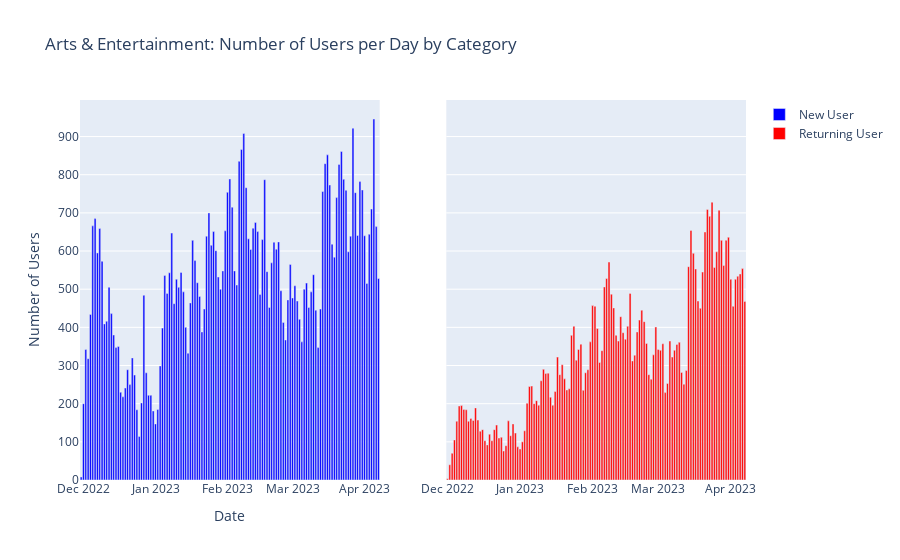
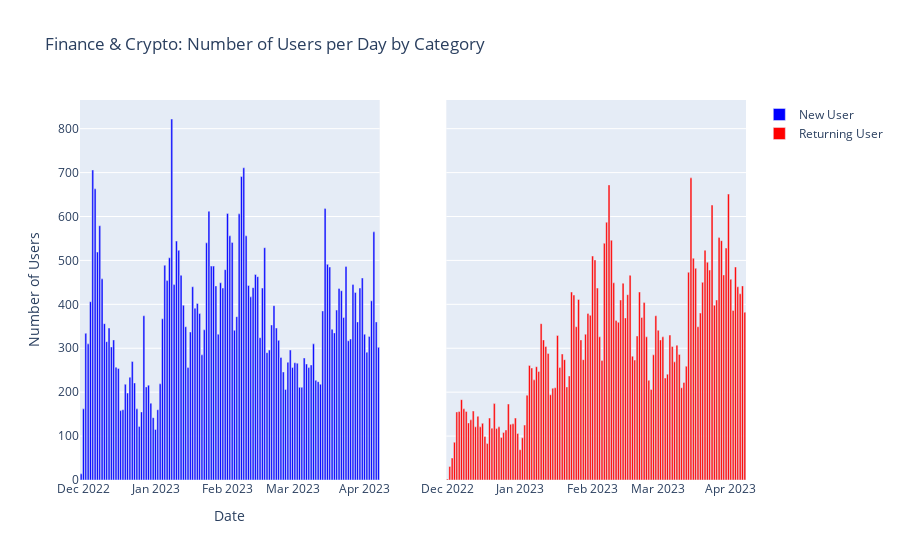
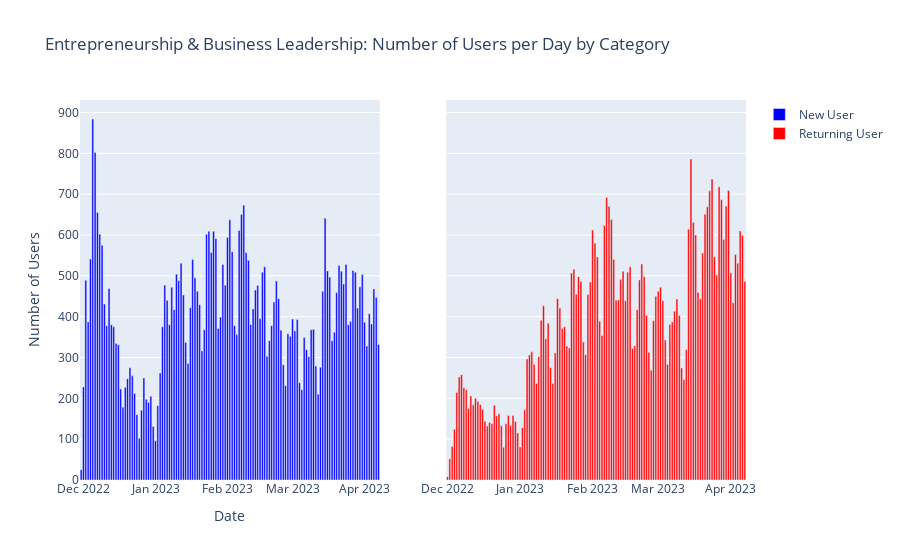
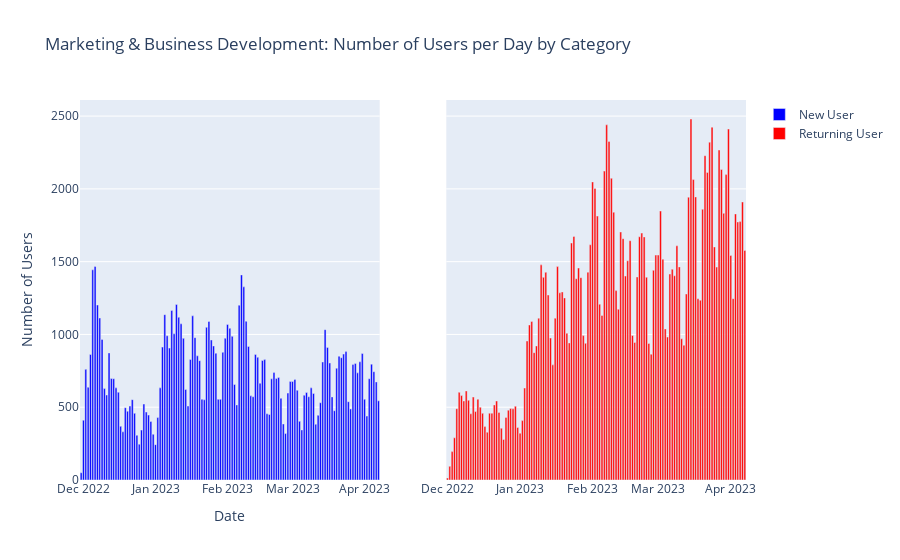

Notebook code cell kept with these figures, in order:
### Code cell
#Create loop to show same plot for all industries
for industry in grouped_df.urs_industry_categ.unique(): 
    df_vis = grouped_df[grouped_df['urs_industry_categ']==industry].set_index('date')
    df_resampled = df_vis.groupby([pd.Grouper(freq='D'), 'new_user'])['usr_userid'].nunique().reset_index()
    grouped_df_true = df_resampled[df_resampled['new_user'] == True]
    grouped_df_false = df_resampled[df_resampled['new_user'] == False]

    # Create a figure with two subplots
    fig = make_subplots(rows=1, cols=2, shared_yaxes=True)
    # Add the bar plots for each category to their respective subplots
    fig.add_trace(go.Bar(x=grouped_df_true['date'], y=grouped_df_true['usr_userid'], name='New User', marker_color='blue'), row=1, col=1)
    fig.add_trace(go.Bar(x=grouped_df_false['date'], y=grouped_df_false['usr_userid'], name='Returning User', marker_color='red'), row=1, col=2)
    # Set the title and axes labels
    fig.update_layout(title=f'{industry}: Number of Users per Day by Category', xaxis_title='Date', yaxis_title='Number of Users')
    fig.show()

    #Show statistics after each subplot
    insights_true= grouped_df_true.rename(columns={'usr_userid':'true_count'})
    insights_fals = grouped_df_false.rename(columns={'usr_userid':'false_count'})
    insights_df =  insights_true.merge(insights_fals,on='date', how='left')
    insights_df['total'] = insights_df['true_count'] + insights_df['false_count']
    insights_df['%_true'] = insights_df['true_count'] *100 /insights_df['total']
    insights_df['%_false'] = insights_df['false_count'] *100 /insights_df['total']

    print("\n\nInsights before 1 Jan")
    print(insights_df[insights_df['date']<'2023-01-01'].describe())

    print("\n\nInsights after 1 Jan")
    print(insights_df[insights_df['date']>='2023-01-01'].describe())
